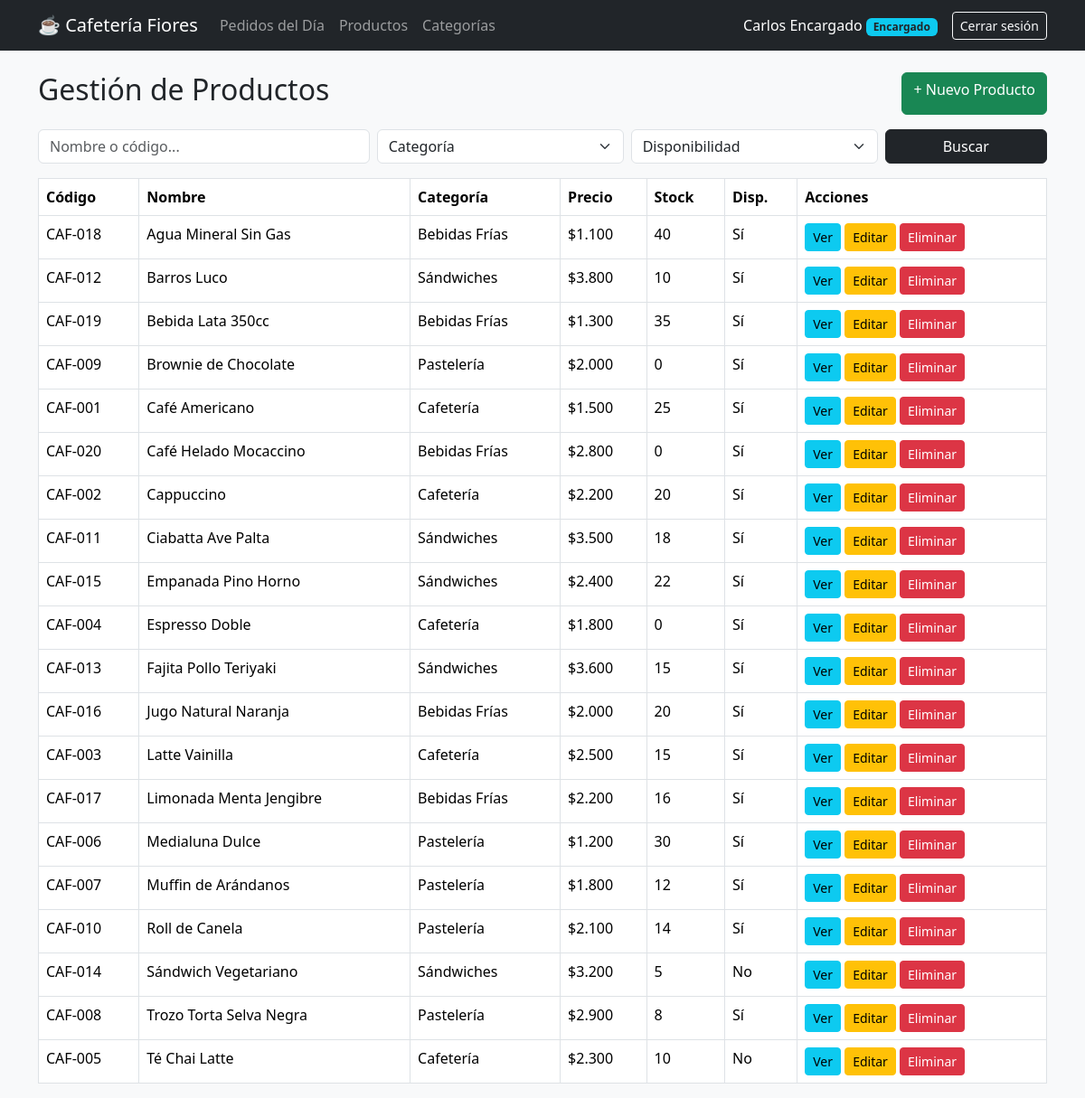
The page /gestion/productos/ (signed in) on the database its author committed.
### pedidos/models.py (models this page shows, shortened)
class Producto(models.Model):
    categoria = models.ForeignKey(
        Categoria,
        on_delete=models.PROTECT,
        related_name='productos'
    )
    codigo = models.CharField(
        max_length=10,
        unique=True,
        validators=[
            RegexValidator(
                regex=r'^CAF-\d{3}$',
                message='El código debe tener el formato CAF-000 (ej: CAF-001).'
            )
        ]
    )
    nombre = models.CharField(max_length=100)
    precio = models.IntegerField(
        validators=[MinValueValidator(100), MaxValueValidator(20000)]
    )
    stock = models.IntegerField(validators=[MinValueValidator(0)])
    disponible = models.BooleanField(default=True)
    creado = models.DateTimeField(auto_now_add=True)
    class Meta:
        ordering = ['nombre']

class Categoria(models.Model):
    nombre = models.CharField(max_length=50, unique=True)
    descripcion = models.TextField(blank=True)
    activa = models.BooleanField(default=True)
    class Meta:
        verbose_name = "Categoría"
        verbose_name_plural = "Categorías"
        ordering = ['nombre']

### pedidos/views.py (the view)
    @login_required
    def _wrapped_view(request, *args, **kwargs):
        if not request.user.is_staff:
            return HttpResponseForbidden("Acceso denegado: esta sección es exclusiva para encargados.")
        return view_func(request, *args, **kwargs)

### pedidos/context_processors.py (called while the page is built)
def carrito_contador(request):
    carrito = request.session.get('carrito', {})
    total_unidades = sum(item['cantidad'] for item in carrito.values())
    return {'carrito_unidades': total_unidades}

### pedidos/templatetags/formato_clp.py (called while the page is built)
@register.filter
def clp(valor):
    try:
        entero = int(valor)
        return f"${entero:,}".replace(",", ".")
    except (ValueError, TypeError):
        return "$0"

### pedidos/views.py (called while the page is built)
def encargado_requerido(view_func):
    @login_required
    def _wrapped_view(request, *args, **kwargs):
        if not request.user.is_staff:
            return HttpResponseForbidden("Acceso denegado: esta sección es exclusiva para encargados.")
        return view_func(request, *args, **kwargs)
    return _wrapped_view

@encargado_requerido
def producto_lista(request):
    productos = Producto.objects.select_related('categoria').all()
    categorias = Categoria.objects.all()
    q = request.GET.get('q', '').strip()
    cat = request.GET.get('categoria', '')
    disp = request.GET.get('disponible', '')
    if q:
        productos = productos.filter(Q(nombre__icontains=q) | Q(codigo__icontains=q))
    if cat:
        productos = productos.filter(categoria_id=cat)
    if disp == '1':
        productos = productos.filter(disponible=True)
    elif disp == '0':
        productos = productos.filter(disponible=False)
    return render(request, 'pedidos/producto_lista.html', {
        'productos': productos,
        'categorias': categorias,
        'q': q,
        'cat': cat,
        'disp': disp,
    })

### pedidos/templates/pedidos/producto_lista.html (shortened to what this page needs)
{% extends 'pedidos/base.html' %}
{% load formato_clp %}
{% block content %}
<div class="d-flex justify-content-between mb-3">
    <h2>Gestión de Productos</h2>
    <a href="{% url 'producto_crear' %}" class="btn btn-success">+ Nuevo Producto</a>
</div>
<form method="get" class="row g-2 mb-3">
    <div class="col-md-4"><input type="text" name="q" value="{{ q }}" class="form-control" placeholder="Nombre o código..."></div>
    <div class="col-md-3">
        <select name="categoria" class="form-select">
            <option value="">Categoría</option>
        </select>
    </div>
    <div class="col-md-3">
        <select name="disponible" class="form-select">
            <option value="">Disponibilidad</option>
        </select>
    </div>
    <div class="col-md-2"><button class="btn btn-dark w-100">Buscar</button></div>
</form>
<table class="table table-bordered bg-white">
    <thead><tr><th>Código</th><th>Nombre</th><th>Categoría</th><th>Precio</th><th>Stock</th><th>Disp.</th><th>Acciones</th></tr></thead>
    <tbody>
    {% for p in productos %}
        <tr>
            <td>{{ p.codigo }}</td>
            <td>{{ p.nombre }}</td>
            <td>{{ p.categoria.nombre }}</td>
            <td>{{ p.precio|clp }}</td>
            <td>{{ p.stock }}</td>
            <td>{{ p.disponible|yesno:"Sí,No" }}</td>
            <td>
                <a href="{% url 'producto_detalle' p.id %}" class="btn btn-sm btn-info">Ver</a>
                <a href="{% url 'producto_editar' p.id %}" class="btn btn-sm btn-warning">Editar</a>
                <a href="{% url 'producto_eliminar' p.id %}" class="btn btn-sm btn-danger">Eliminar</a>
            </td>
        </tr>
    {% endfor %}
    </tbody>
</table>
{% endblock %}

### pedidos/templates/pedidos/base.html (shortened to what this page needs)
<!DOCTYPE html>
<html lang="es">
<head>
    <link href="https://cdn.jsdelivr.net/npm/bootstrap@5.3.2/dist/css/bootstrap.min.css" rel="stylesheet">
</head>
<body class="bg-light">
<nav class="navbar navbar-expand-lg navbar-dark bg-dark mb-4">
    <div class="container">
        <a class="navbar-brand" href="{% url 'redireccion_rol' %}">☕ Cafetería Fiores</a>
        {% if user.is_authenticated %}
        <div class="collapse navbar-collapse">
            <ul class="navbar-nav me-auto">
                {% if user.is_staff %}
                    <li class="nav-item"><a class="nav-link" href="{% url 'encargado_pedidos' %}">Pedidos del Día</a></li>
                    <li class="nav-item"><a class="nav-link" href="{% url 'producto_lista' %}">Productos</a></li>
                    <li class="nav-item"><a class="nav-link" href="{% url 'categoria_lista' %}">Categorías</a></li>
                {% else %}
                    <li class="nav-item"><a class="nav-link" href="{% url 'catalogo' %}">Catálogo</a></li>
                    <li class="nav-item"><a class="nav-link" href="{% url 'ver_carrito' %}">Carrito ({{ carrito_unidades }})</a></li>
                    <li class="nav-item"><a class="nav-link" href="{% url 'mis_pedidos' %}">Mis Pedidos</a></li>
                {% endif %}
            </ul>
            <span class="navbar-text text-white me-3">
                {{ user.first_name|default:user.username }}
                <span class="badge bg-info text-dark">{% if user.is_staff %}Encargado{% else %}Cliente{% endif %}</span>
            </span>
            <form method="post" action="{% url 'logout' %}">
                <button class="btn btn-outline-light btn-sm" type="submit">Cerrar sesión</button>
            </form>
        </div>
        {% endif %}
    </div>
</nav>
<div class="container">
    {% block content %}{% endblock %}
</div>
</body>
</html>

### rows shown on the page
Producto: codigo "CAF-018", nombre "Agua Mineral Sin Gas", categoria.nombre "Bebidas Frías", precio|clp "$1.100", stock "40", disponible "Sí"
Producto: codigo "CAF-012", nombre "Barros Luco", categoria.nombre "Sándwiches", precio|clp "$3.800", stock "10", disponible "Sí"
Producto: codigo "CAF-019", nombre "Bebida Lata 350cc", categoria.nombre "Bebidas Frías", precio|clp "$1.300", stock "35", disponible "Sí"
Producto: codigo "CAF-009", nombre "Brownie de Chocolate", categoria.nombre "Pastelería", precio|clp "$2.000", stock "0", disponible "Sí"
Producto: codigo "CAF-001", nombre "Café Americano", categoria.nombre "Cafetería", precio|clp "$1.500", stock "25", disponible "Sí"
Producto: codigo "CAF-020", nombre "Café Helado Mocaccino", categoria.nombre "Bebidas Frías", precio|clp "$2.800", stock "0", disponible "Sí"
Producto: codigo "CAF-002", nombre "Cappuccino", categoria.nombre "Cafetería", precio|clp "$2.200", stock "20", disponible "Sí"
Producto: codigo "CAF-011", nombre "Ciabatta Ave Palta", categoria.nombre "Sándwiches", precio|clp "$3.500", stock "18", disponible "Sí"
Producto: codigo "CAF-015", nombre "Empanada Pino Horno", categoria.nombre "Sándwiches", precio|clp "$2.400", stock "22", disponible "Sí"
Producto: codigo "CAF-004", nombre "Espresso Doble", categoria.nombre "Cafetería", precio|clp "$1.800", stock "0", disponible "Sí"
Producto: codigo "CAF-013", nombre "Fajita Pollo Teriyaki", categoria.nombre "Sándwiches", precio|clp "$3.600", stock "15", disponible "Sí"
Producto: codigo "CAF-016", nombre "Jugo Natural Naranja", categoria.nombre "Bebidas Frías", precio|clp "$2.000", stock "20", disponible "Sí"
Producto: codigo "CAF-003", nombre "Latte Vainilla", categoria.nombre "Cafetería", precio|clp "$2.500", stock "15", disponible "Sí"
Producto: codigo "CAF-017", nombre "Limonada Menta Jengibre", categoria.nombre "Bebidas Frías", precio|clp "$2.200", stock "16", disponible "Sí"
Producto: codigo "CAF-006", nombre "Medialuna Dulce", categoria.nombre "Pastelería", precio|clp "$1.200", stock "30", disponible "Sí"
Producto: codigo "CAF-007", nombre "Muffin de Arándanos", categoria.nombre "Pastelería", precio|clp "$1.800", stock "12", disponible "Sí"
Producto: codigo "CAF-010", nombre "Roll de Canela", categoria.nombre "Pastelería", precio|clp "$2.100", stock "14", disponible "Sí"
Producto: codigo "CAF-014", nombre "Sándwich Vegetariano", categoria.nombre "Sándwiches", precio|clp "$3.200", stock "5", disponible "No"
Producto: codigo "CAF-008", nombre "Trozo Torta Selva Negra", categoria.nombre "Pastelería", precio|clp "$2.900", stock "8", disponible "Sí"
Producto: codigo "CAF-005", nombre "Té Chai Latte", categoria.nombre "Cafetería", precio|clp "$2.300", stock "10", disponible "No"

### other values the page prints
{{ user.first_name|default:user.username }} "Carlos Encargado"
